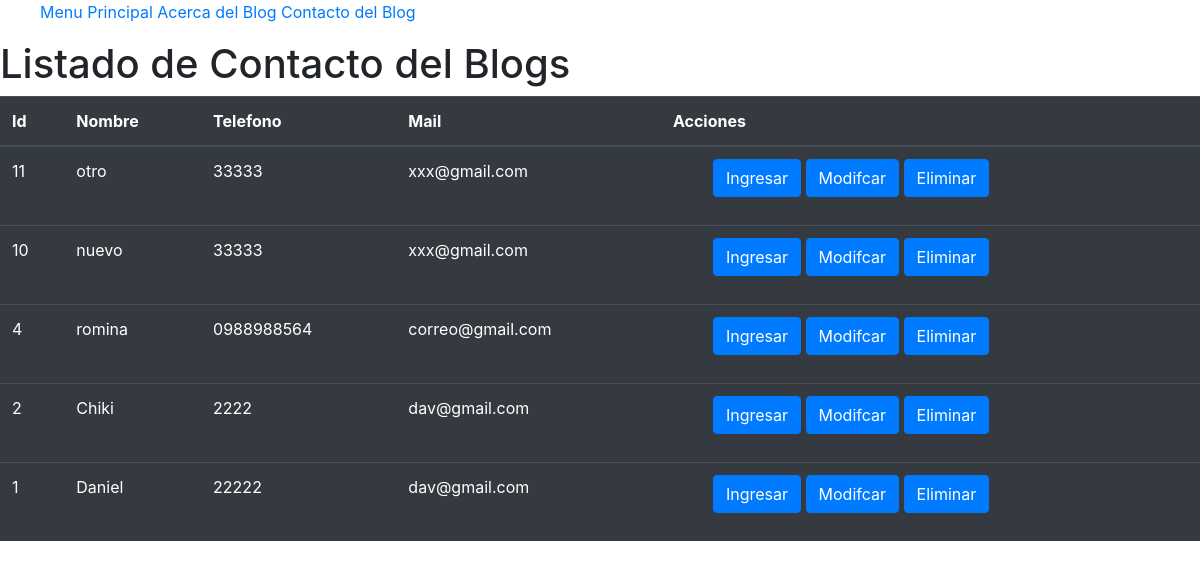
The app's page /listarcontacto/ with its own data.
### app/models.py (models this page shows, shortened)
class Contacto(models.Model):
    nombre = models.CharField(max_length=100)
    telefono = models.CharField(max_length=200)
    mail = models.EmailField()
    prueba = models.BooleanField(default=True)
    creacion = models.DateTimeField(
        auto_now_add=True, verbose_name="Fecha Creacion")
    modificacion = models.DateTimeField(
        auto_now=True, verbose_name="Fecha Modificacion")
    class Meta:
        verbose_name = 'Contacto'
        verbose_name_plural = 'Contactos'
        ordering = ["-creacion"]

### app/views.py (the view)
# urls.py: path('listarcontacto/', listarContacto, name='listarcontacto'),
def listarContacto(request):
    contacto = Contacto.objects.all()
    opciones = {'Menu': 'Menu Principal',
                'Contacto': 'Contacto del Blog', 'Acerca': 'Acerca del Blog', 'contactos': contacto}
    return render(request, 'listar_contacto.html', opciones)

### templates/listar_contacto.html (shortened to what this page needs)
<!DOCTYPE html>
<html lang="en">
<head>
    {% load static %}
    <link href="{% static 'bootstrap/css/bootstrap.min.css' %}" rel="stylesheet">
</head>
<body>
    <ul>
        <l1><a href='/'>{{ Menu}}</a></l1>
        <l1><a href='/acerca'>{{ Acerca }}</a></l1>
        <l1><a href='/listarcontacto'>{{ Contacto }}</a></l1>
    </ul>
    <h1>Listado de {{Contacto}}s</h1>
    <table class="table table-hover table-dark">
        <thead>
            <tr>
                <th>Id</th>
                <th>Nombre</th>
                <th>Telefono</th>
                <th>Mail</th>
                <th>Acciones</th>
            </tr>
        </thead>
        <body>
            {% for contacto in contactos %}
            <tr>
                <td>{{ contacto.id }}</td>
                <td>{{ contacto.nombre }}</td>
                <td>{{ contacto.telefono }}</td>
                <td>{{ contacto.mail }}</td>
                <td>
                    <ul>
                        <l1><a class="btn btn-primary" href="{% url 'contacto' %}">Ingresar</a></l1>
                        <l1><a class="btn btn-primary" href="{% url 'editarcontacto' contacto.id %}">Modifcar</a></l1>
                        <l1><a class="btn btn-primary" href="{% url 'eliminarcontacto' contacto.id %}">Eliminar</a></l1>
                    </ul>
                </td>
            </tr>
            {% endfor %}
        </body>
    </table>
</body>
</html>

### records on screen
Contacto: id "11", nombre "otro", telefono "33333", mail "xxx@gmail.com"
Contacto: id "10", nombre "nuevo", telefono "33333", mail "xxx@gmail.com"
Contacto: id "4", nombre "romina", telefono "0988988564", mail "correo@gmail.com"
Contacto: id "2", nombre "Chiki", telefono "2222", mail "dav@gmail.com"
Contacto: id "1", nombre "Daniel", telefono "22222", mail "dav@gmail.com"

### other values on screen
{{ Menu }} "Menu Principal"
{{ Acerca }} "Acerca del Blog"
{{ Contacto }} "Contacto del Blog"
